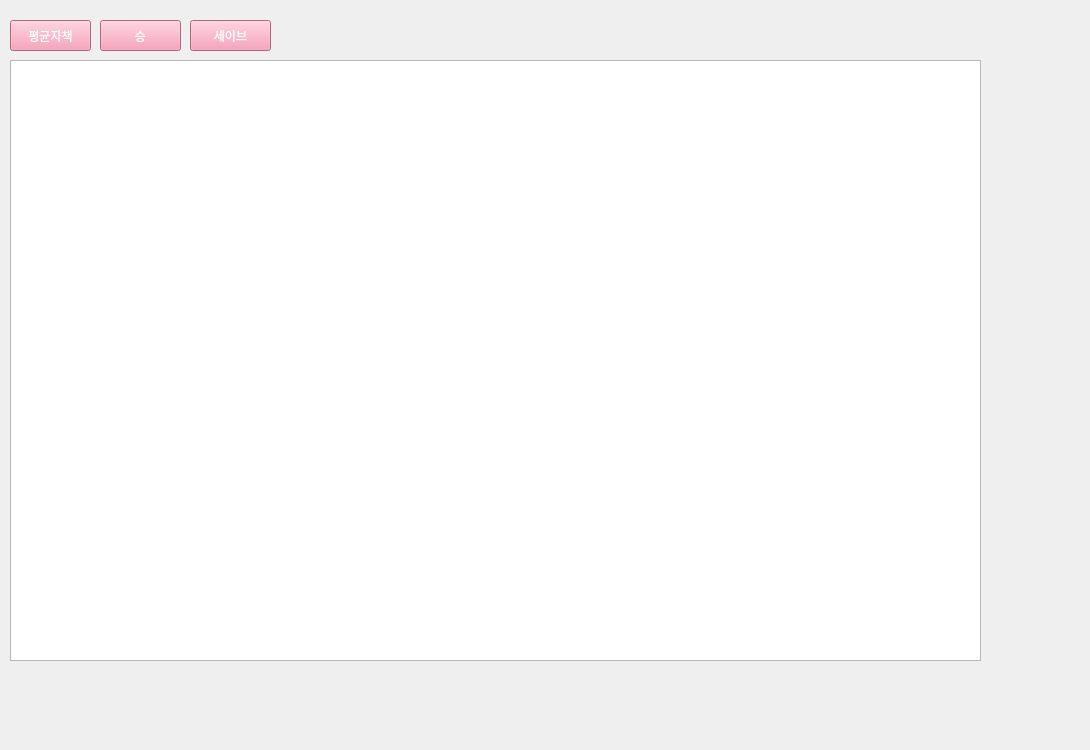
      <widget class="QWidget" name="tusu_rank">
       <attribute name="title">
        <string>투수 순위</string>
       </attribute>
       <widget class="QWidget" name="widget_6" native="true">
        <property name="geometry">
         <rect>
          <x>10</x>
          <y>10</y>
          <width>1071</width>
          <height>731</height>
         </rect>
        </property>
        <widget class="QPushButton" name="pushButton_2">
         <property name="geometry">
          <rect>
           <x>180</x>
           <y>10</y>
           <width>81</width>
           <height>31</height>
          </rect>
         </property>
         <property name="styleSheet">
          <string notr="true">background-color : #F68EAB;
font: 11pt &quot;D2Coding&quot;;
color : #ffffff;
padding:4px</string>
         </property>
         <property name="text">
          <string>세이브</string>
         </property>
        </widget>
        <widget class="QTableWidget" name="tableWidget_week_3">
         <property name="geometry">
          <rect>
           <x>0</x>
           <y>50</y>
           <width>971</width>
           <height>601</height>
          </rect>
         </property>
        </widget>
        <widget class="QPushButton" name="pushButton_1">
         <property name="geometry">
          <rect>
           <x>90</x>
           <y>10</y>
           <width>81</width>
           <height>31</height>
          </rect>
         </property>
         <property name="styleSheet">
          <string notr="true">background-color : #F68EAB;
font: 11pt &quot;D2Coding&quot;;
color : #ffffff;
padding:4px</string>
         </property>
         <property name="text">
          <string>승</string>
         </property>
        </widget>
        <widget class="QPushButton" name="pushButton_4">
         <property name="geometry">
          <rect>
           <x>0</x>
           <y>10</y>
           <width>81</width>
           <height>31</height>
          </rect>
         </property>
         <property name="styleSheet">
          <string notr="true">background-color : #F68EAB;
font: 11pt &quot;D2Coding&quot;;
color : #ffffff;
padding:4px</string>
         </property>
         <property name="text">
          <string>평균자책</string>
         </property>
        </widget>
        <zorder>tableWidget_week_3</zorder>
        <zorder>pushButton_2</zorder>
        <zorder>pushButton_1</zorder>
        <zorder>pushButton_4</zorder>
       </widget>
      </widget>
